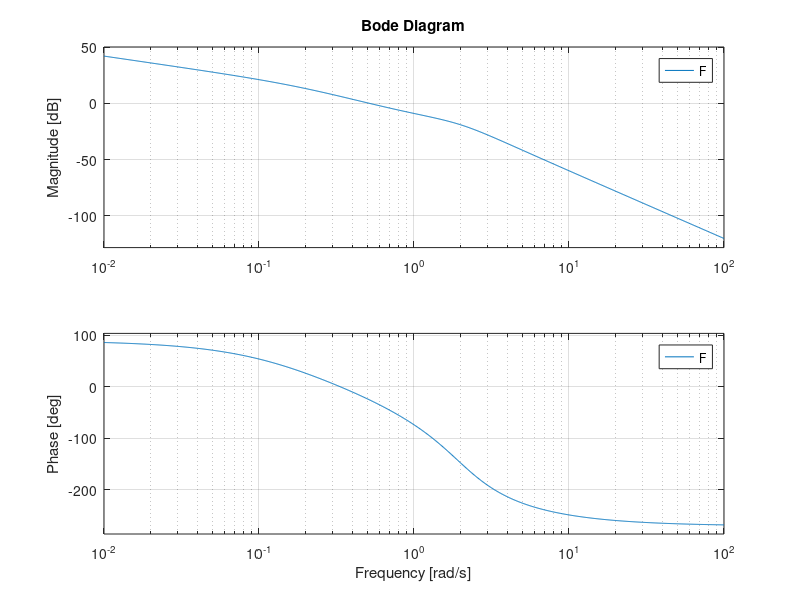
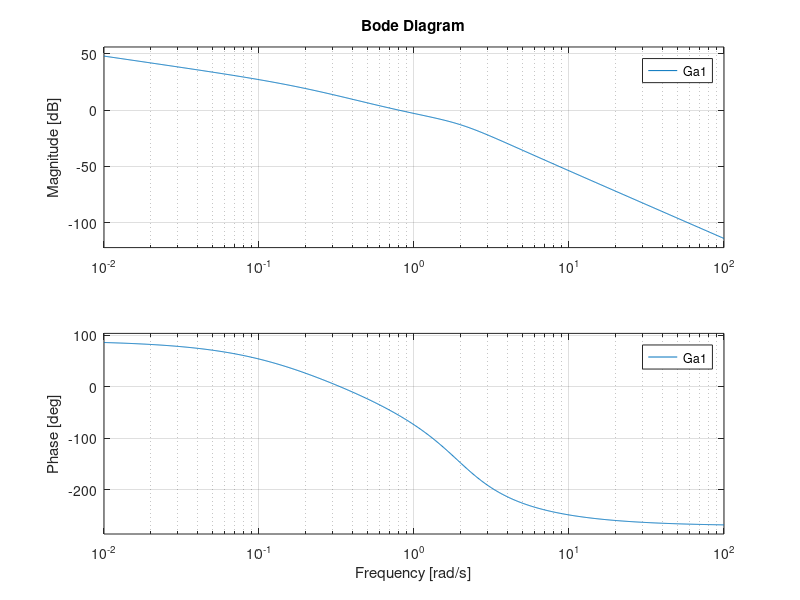
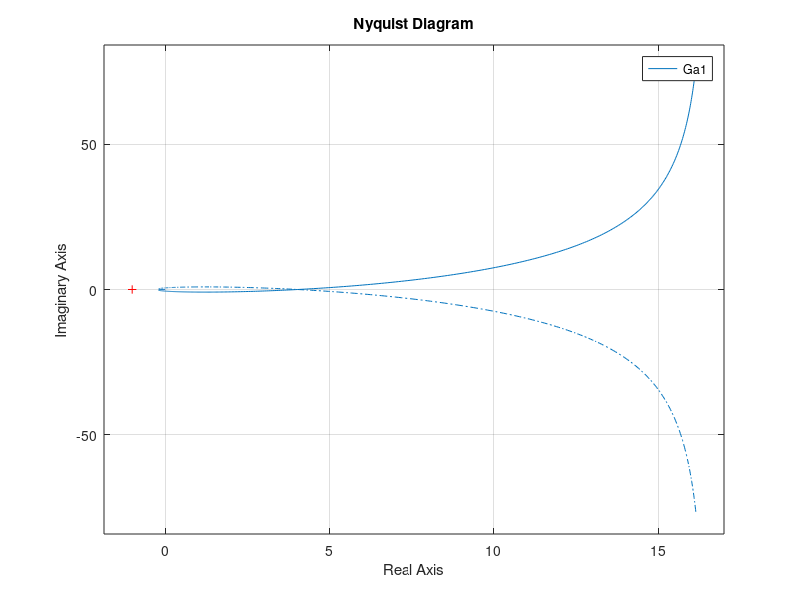

The MATLAB source for these figures, in order:
% 18AKSOA - Controlli Automatici
% VI esercitazione presso il LAIB

% Esercizio #2

clear all, close all

s=tf('s');
F=(s-1)/((s+0.2)*(s^3+2.5*s^2+4*s))

% Punto a): studio di F(s)

% Guadagno stazionario di F(s)
Kf=dcgain(s*F)   % F(s) ha 1 polo nell'origine

% Zeri e poli di F(s)
zero(F)
pole(F)
damp(F)

% Diagrammi di Bode di F(jw)(valutazione fase iniziale e finale)
bode(F)

% Punto b) e c): studio di Ga(s) per Kc = 1
Kc = 1
Kr=0.5
Ga1=Kc*F/Kr

% Diagrammi di Bode di Ga1(jw)
figure, bode(Ga1)

% Diagramma di Nyquist di Ga1(jw), da ingrandire opportunamente
% in corrispondenza degli attraversamenti dell'asse reale
figure, nyquist(Ga1)

% Punto d): calcolo di W(s) e dei suoi poli per Kc = -0.1
Kc=-0.1
Ga=Kc*F/Kr;
W=feedback(Kc*F,1/Kr)
damp(W)

% Punto e): errore di inseguimento in regime permanente
% Nota bene: il sistema di controllo e' di tipo 1

We=Kr*feedback(1,Ga)
Wd1=feedback(F,Kc/Kr)
Wd2=feedback(1,Ga)

% Caso e.1): r(t)=t, d1(t)=0.1, d2(t)=0.5
errore_r=dcgain(s*We*1/s^2)
errore_d1=dcgain(s*Wd1*0.1/s)
errore_d2=dcgain(s*Wd2*0.5/s)
errore_tot=errore_r-(errore_d1+errore_d2)

% Caso e.2): r(t)=2, d1(t)=0.1, d2(t)=0.01t
errore_r=dcgain(s*We*2/s)
errore_d1=dcgain(s*Wd1*0.1/s)
errore_d2=dcgain(s*Wd2*0.01/s^2)
errore_tot=errore_r-(errore_d1+errore_d2)